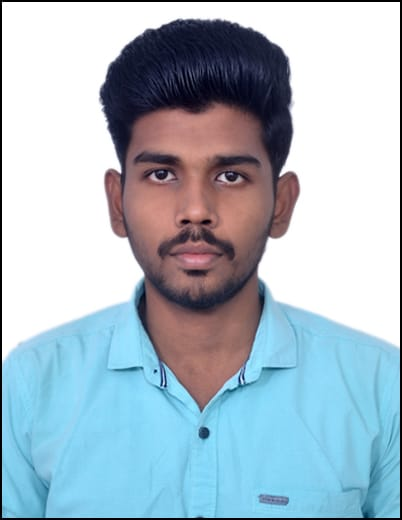
#> input picture rohan.jpg, 402 x 520 px
$ python benchmark.py 3
#> lines starting #> are read from the running program, lines starting #| are printed output that depends on the picture
#!/usr/bin/env python3

import cv2
import time
import sys

def benchmark(num_times):
    """
    call face_cascade.detectMultiScale 'num_times' number of times
    and return the execution time
    """
#> called with num_times = 3
    start = time.clock_gettime(time.CLOCK_REALTIME)
    # Load the cascade
    face_cascade = cv2.CascadeClassifier('haarcascade_frontalface_default.xml')

    # Read the input image
    img = cv2.imread('rohan.jpg')
#> img is the input picture: shape (520, 402, 3); mean B, G, R 199.5, 187.3, 168.8

    # Convert into grayscale
    gray = cv2.cvtColor(img, cv2.COLOR_BGR2GRAY)
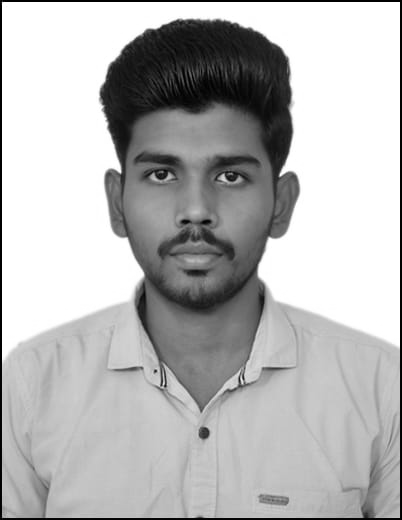
#> gray: shape (520, 402); min 0, max 255, mean 183.1

    # overhead time just to set things up
    overhead_time = time.clock_gettime(time.CLOCK_REALTIME) - start

    start = time.clock_gettime(time.CLOCK_REALTIME)
    # Detect faces
    for i in range(0,num_times):
        faces = face_cascade.detectMultiScale(gray, 1.1, 4)

    face_detect_time = time.clock_gettime(time.CLOCK_REALTIME) - start

    return (overhead_time,face_detect_time)

if __name__ == '__main__':
    import sys

    num_times = int(sys.argv[1])
    (overhead_time,face_detect_time) = benchmark(num_times)
    print("overhead_time to load classifier and image -> %f seconds" % overhead_time)
    print("time to do %d face detections -> %f seconds" % (num_times,face_detect_time))


$ run again, with chilli .jpg copied over rohan.jpg
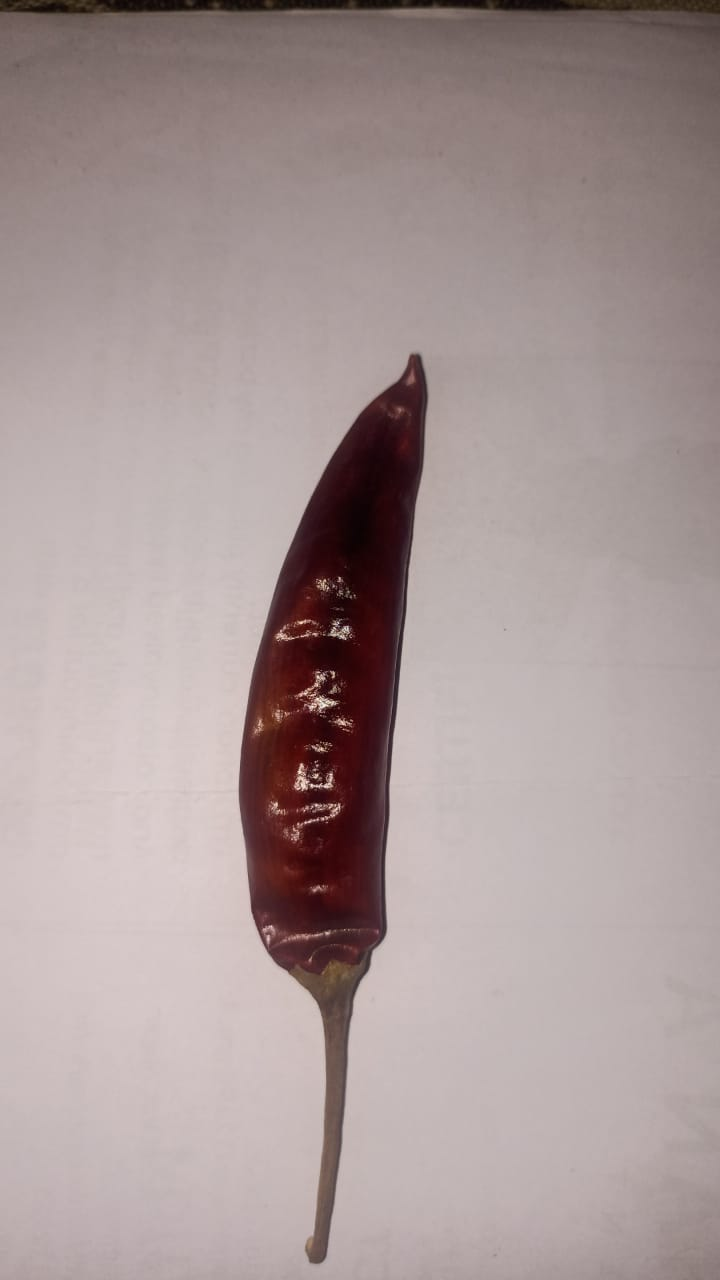
#> input picture chilli .jpg, 720 x 1280 px
#> in benchmark, img is the input picture: shape (1280, 720, 3); mean B, G, R 151.6, 152.3, 167.9
#> in benchmark, `gray = cv2.cvtColor(img, cv2.COLOR_BGR2GRAY)`:
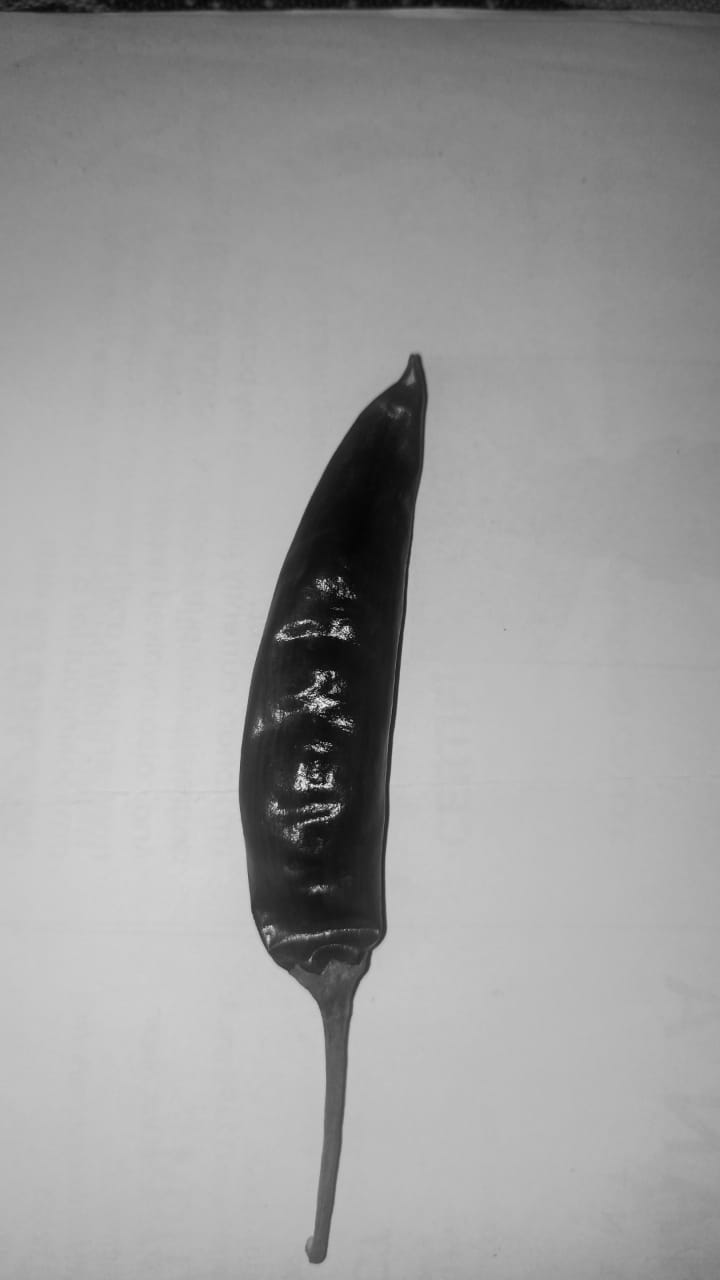
#> gray: shape (1280, 720); min 4, max 248, mean 156.9
